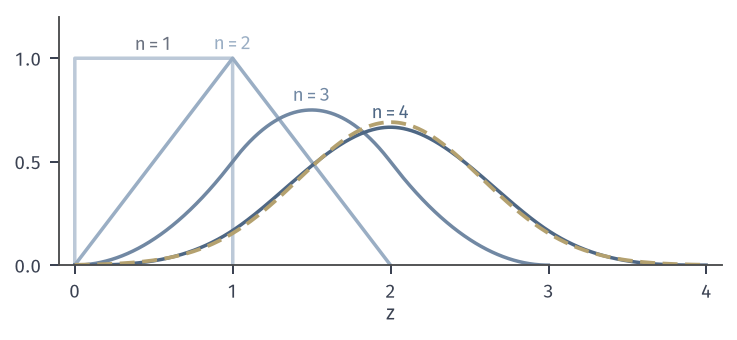

Python code for this plot:
from pathlib import Path
import sys
HERE = Path(__file__).resolve().parent
sys.path.insert(0, str(HERE.parent/"rvt-common"))
from rvt_fig import *
# Densities of sums of n iid Unif(0,1), n=1..4, by numerical convolution (grid step 1e-3); N(2,1/3) for comparison.
h = 1e-3; g = np.ones(int(1/h))
fig, ax = figure(width_mm=104, height_mm=48)
panel(fig, left=.08, right=.98, bottom=.22, top=.95)
sh = ['#BCC9D8', '#9AAEC4', '#7188A3', '#4E6784']; f = g.copy(); res = {}
for n in range(1, 5):
    x = (np.arange(len(f))+.5)*h
    xx = np.concatenate([[0], x, [x[-1]+h]]); ff = np.concatenate([[0], f, [0]])
    ax.plot(xx, ff, color=sh[n-1], lw=1.4); res[n] = float(f.sum()*h)
    lab(ax, n/2, f.max()+.04, f'$n={n}$', sh[n-1] if n > 1 else MUTED, ha='center')
    f = np.convolve(f, g)*h
t = np.linspace(0, 4, 400); ax.plot(t, phi(t, 2, np.sqrt(1/3)), color=YELLOW, lw=1.5, ls=DASH)
ax.set_xlim(-.1, 4.1); ax.set_ylim(0, 1.2); ax.set_xticks([0, 1, 2, 3, 4]); ax.set_yticks([0, .5, 1]); axlab(ax, '$z$')
save(fig, HERE, 'figure', {'total mass n=1..4': res})
